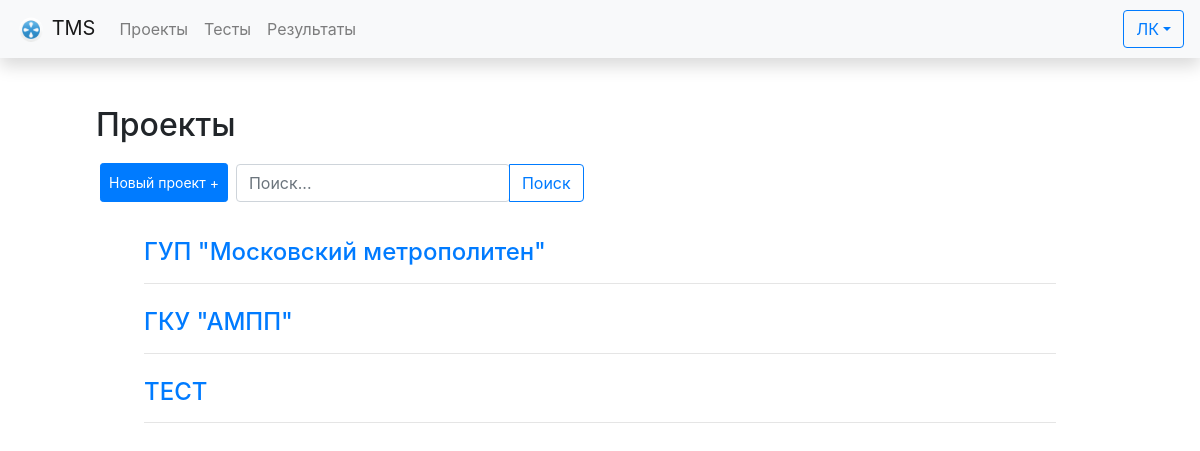
Screenshot of /projects/ (signed in) with the database file from the repository.
### tests/models.py (models this page shows, shortened)
class UserProjects(models.Model):
    id = models.AutoField(
        primary_key=True, verbose_name="Код проект-пользователь")
    project = models.ForeignKey(
        Projects, on_delete=models.CASCADE, verbose_name="Проект")
    user = models.ForeignKey(settings.AUTH_USER_MODEL, verbose_name=_(
        "Пользователь"), on_delete=models.CASCADE)
    class Meta:
        verbose_name = _("Проект пользователя")
        verbose_name_plural = _("Проекты пользователя")

class Projects(models.Model):
    id = models.AutoField(
        primary_key=True, verbose_name=_("Код проекта"))
    name = models.CharField(max_length=50, verbose_name=_(
        "Название проекта"), help_text="Название проекта", blank=False)
    class Meta:
        verbose_name = _("Проект")
        verbose_name_plural = _("Проекты")
        ordering = ['name']
    def __str__(self):
        return self.name

### tests/views.py (the view)
# urls.py: path('projects/', views.projects, name='projects'),
@login_required
def projects(request):
    if request.method == "POST":
        create_project(request.POST)
        return redirect(request.META['HTTP_REFERER'])
    projects = UserProjects.objects.filter(user=request.user)
    users_list = User.objects.all()
    return render(request, 'projects.html', {'project_list': projects, 'user_list': users_list, })

### templates/projects.html (shortened to what this page needs)
{% extends 'base.html' %}
{% block content %}
    <div class="mx-5 p-5">
        <h2>Проекты</h2>
        <div class="d-inline-flex flex-row align-items-center p-1">
            <button type="button"
                    class="btn btn-primary btn-sm p-2 text-nowrap"
                    data-toggle="modal"
                    data-target="#newProject">Новый проект +</button>
            <form class="input-group p-2"
                  method="get"
                  action="{% url 'search_results' %}">
                <input name="search"
                       type="search"
                       class="form-control rounded"
                       placeholder="Поиск..."
                       aria-label="Поиск..."
                       aria-describedby="search-addon"
                       required>
                <div class="input-group-append">
                    <button type="submit" class="btn btn-outline-primary">Поиск</button>
                </div>
            </form>
        </div>
        {% if project_list %}
            {% for project in project_list %}
                <div class="mx-5 mt-4">
                    <a class="h4" href="{% url 'project_view' project_pk=project.id%}">{{ project.project }}</a>
                    <hr>
                </div>
            {% endfor %}
        {% else %}
            <div class="mx-5 mt-4">
                <h4>Список пуст :(</h4>
                <a class="btn btn-outline-danger" href="{% url 'projects' %}">Отменить</a>
            </div>
        {% endif %}
    </div>
{% endblock content %}

### rows the page displays
UserProjects: project "ГУП \"Московский метрополитен\""
UserProjects: project "ГКУ \"АМПП\""
UserProjects: project "ТЕСТ"
